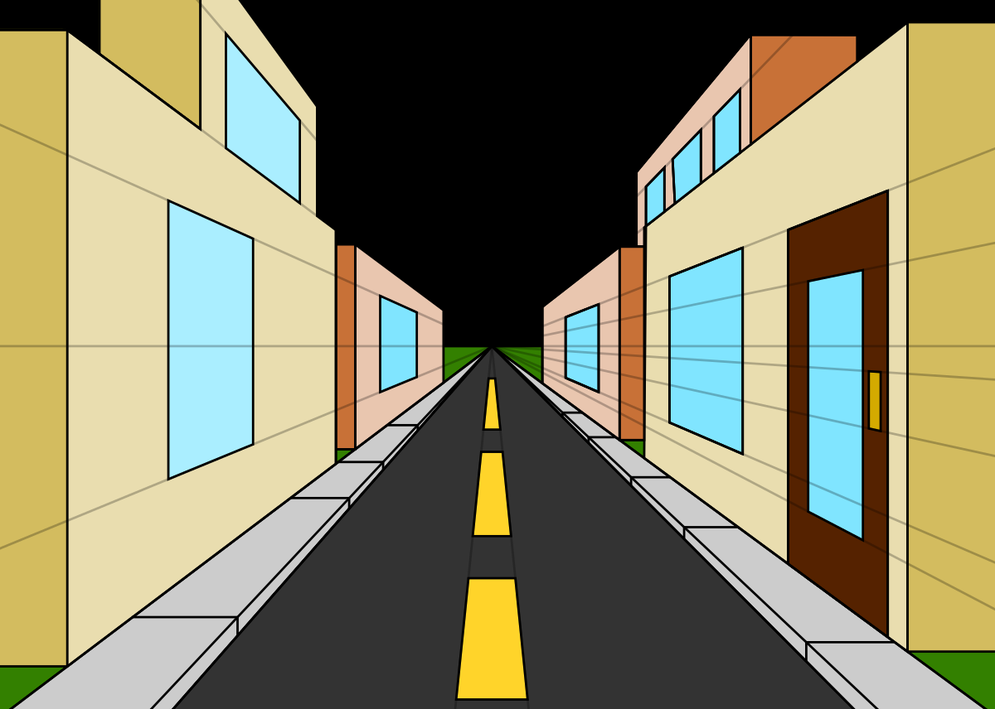
#> input picture vanishing.png, 995 x 709 px, shrunk from 1200 x 856 before the run
$ python harris_corner_detector.py
#> lines starting #> are read from the running program, lines starting #| are printed output that depends on the picture; after the words box and inside, x2 and y2 are one past the last pixel; in counts of white or black regions, pixels touching at a corner belong together
#> further down, img is the input picture: shape (709, 995, 3); mean B, G, R 103.3, 132, 135.2
import cv2
from skimage.color import rgb2gray
from scipy import signal
import numpy as np


def harris_corner_detection(image):
    corners = []
    image_gray = rgb2gray(image)
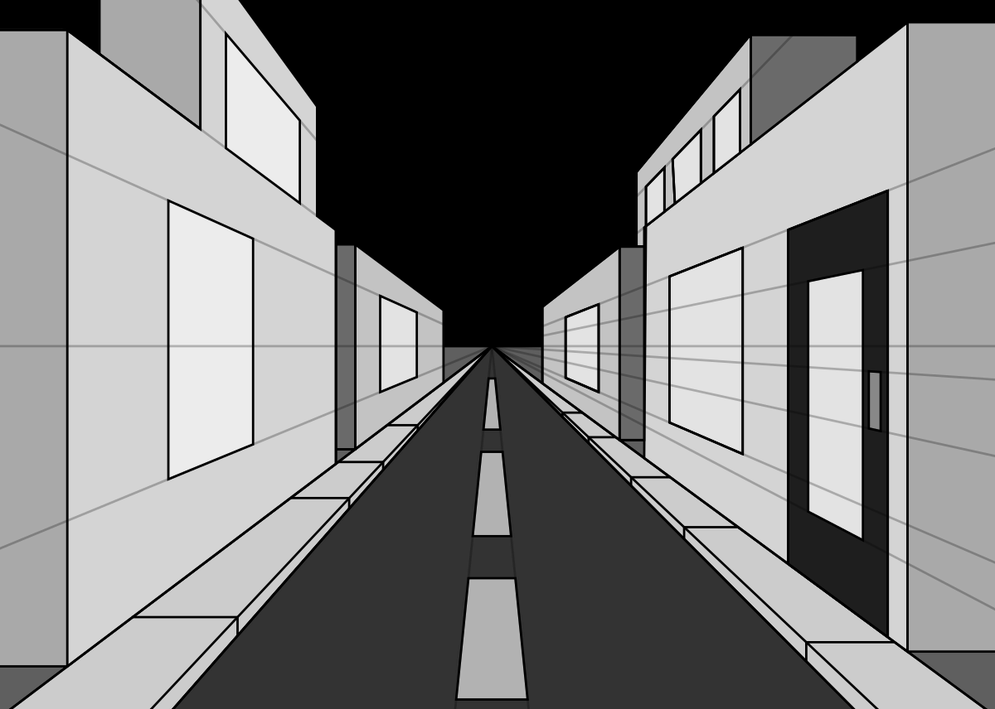
#> image_gray: shape (709, 995) float64; min 0, max 0.981, mean 0.495
    image_smooth = signal.convolve2d(image_gray, np.array([[-1, -1, -1],
                                                           [-1, 32, -1],
                                                           [-1, -1, -1]]), mode='same')
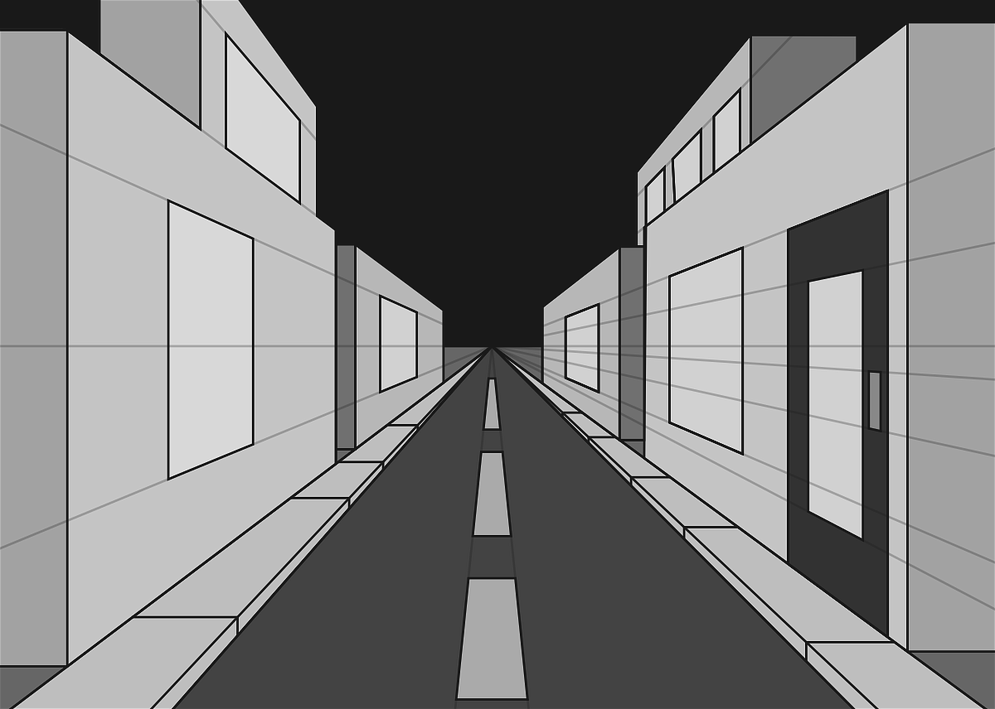
#> image_smooth: shape (709, 995) float64; min -3.02, max 26.73, mean 11.9; drawn with min black and max white
    # Sobel_X filter
    Ix = signal.convolve2d(image_smooth, np.array([[-1, 0, 1],
                                                   [-2, 0, 2],
                                                   [-1, 0, 1]]), mode='same')
    # Sobel_Y filter
    Iy = signal.convolve2d(image_smooth, np.array([[1, 2, 1],
                                                   [0, 0, 0],
                                                   [-1, -2, -1]]), mode='same')
    Ixx = Ix ** 2
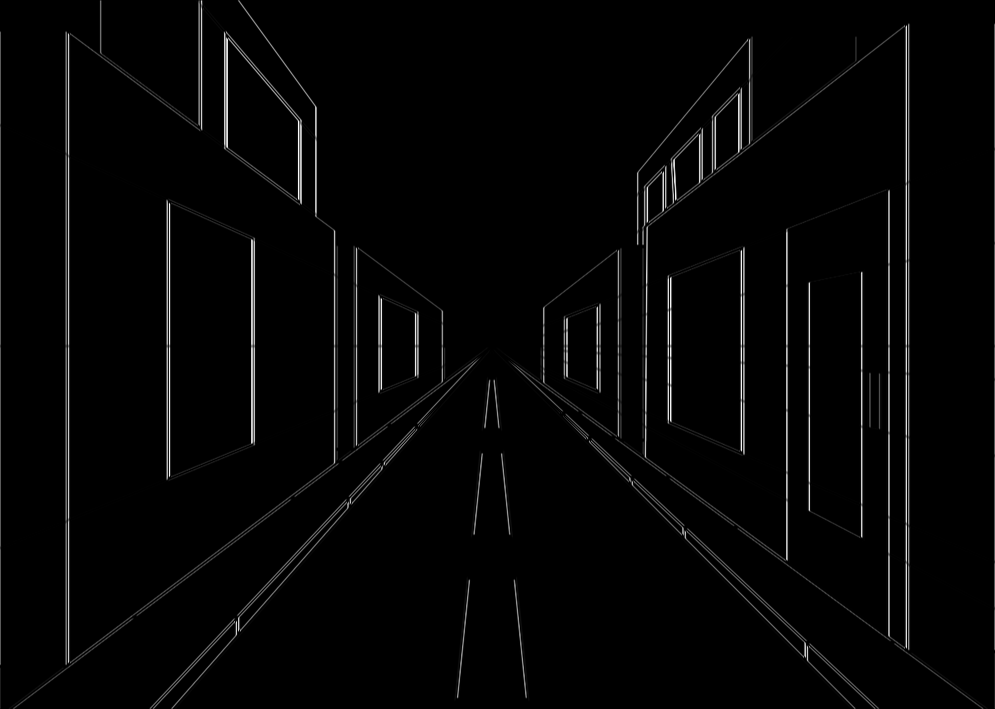
#> Ixx: shape (709, 995) float64; min 0, max 11452.6, mean 223.2; drawn with min black and max white
    Ixy = Iy * Ix
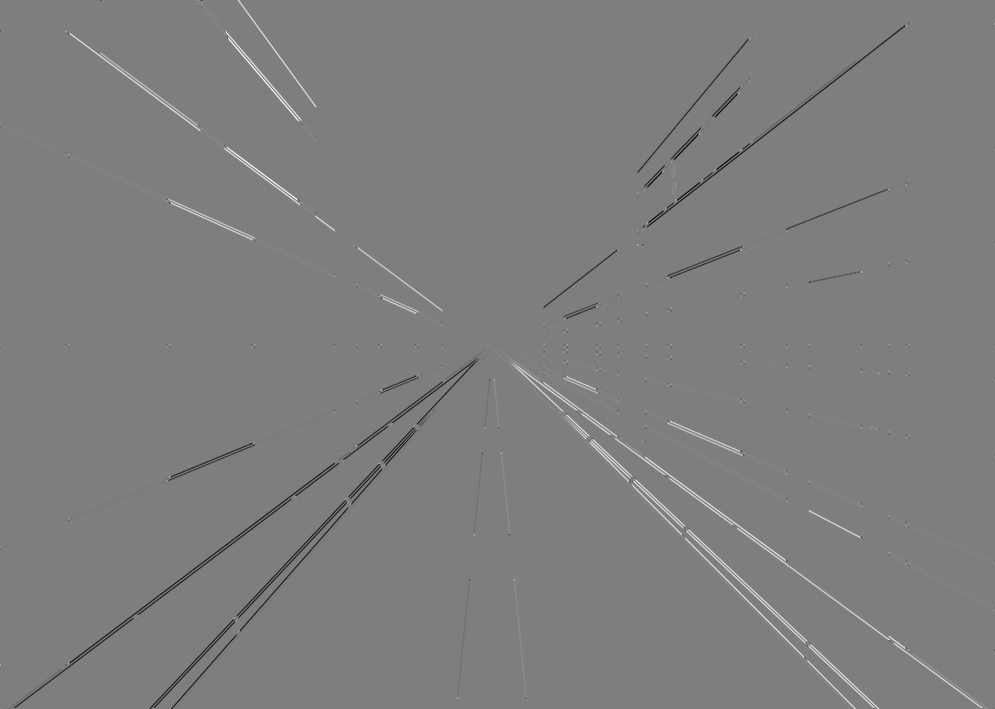
#> Ixy: shape (709, 995) float64; min -5998.7, max 6063.3, mean -0.2; drawn with min black and max white
    Iyy = Iy ** 2
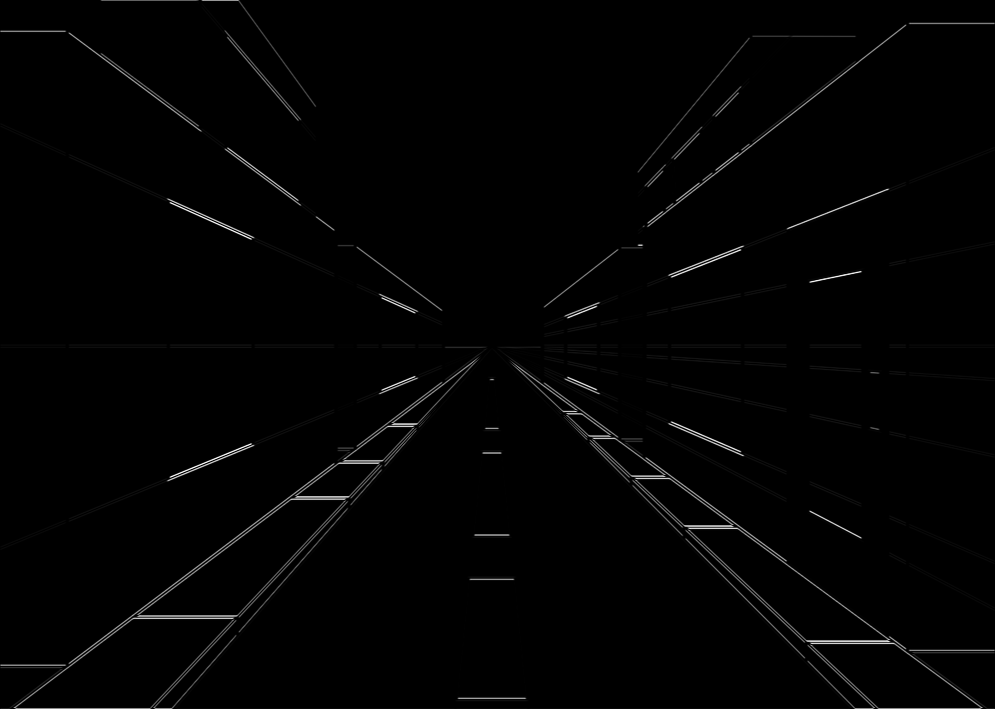
#> Iyy: shape (709, 995) float64; min 0, max 10628.3, mean 111.2; drawn with min black and max white
    for y in range(image.shape[1]-1):
        for x in range(image.shape[0]-1):
            Sxx = np.sum(Ixx[x:x + 2, y:y + 2])
            Syy = np.sum(Iyy[x:x + 2, y:y + 2])
            Sxy = np.sum(Ixy[x:x + 2, y:y + 2])
            det = (Sxx * Syy) - (Sxy ** 2)
            trace = Sxx + Syy
            min_eigenvalue = det/trace
            # set the threshold for the minimum eigenvalue as high as 200 for detect only the sharpest corners
            if min_eigenvalue > 300:
                corners.append((x, y))
#> after the loop, corners = 2222 pairs, first value 0 to 707, second value 0 to 993
    return corners


if __name__ == '__main__':
    img = cv2.imread('vanishing.png')
    cv2.imshow('original image', img)
    corners = harris_corner_detection(img)
    for x, y in corners:
        img[x, y] = (0, 255, 0)
#> this loop made 2222 passes
#> (x, y) on passes 1 to 3: (30, 0), (31, 0), (32, 0)
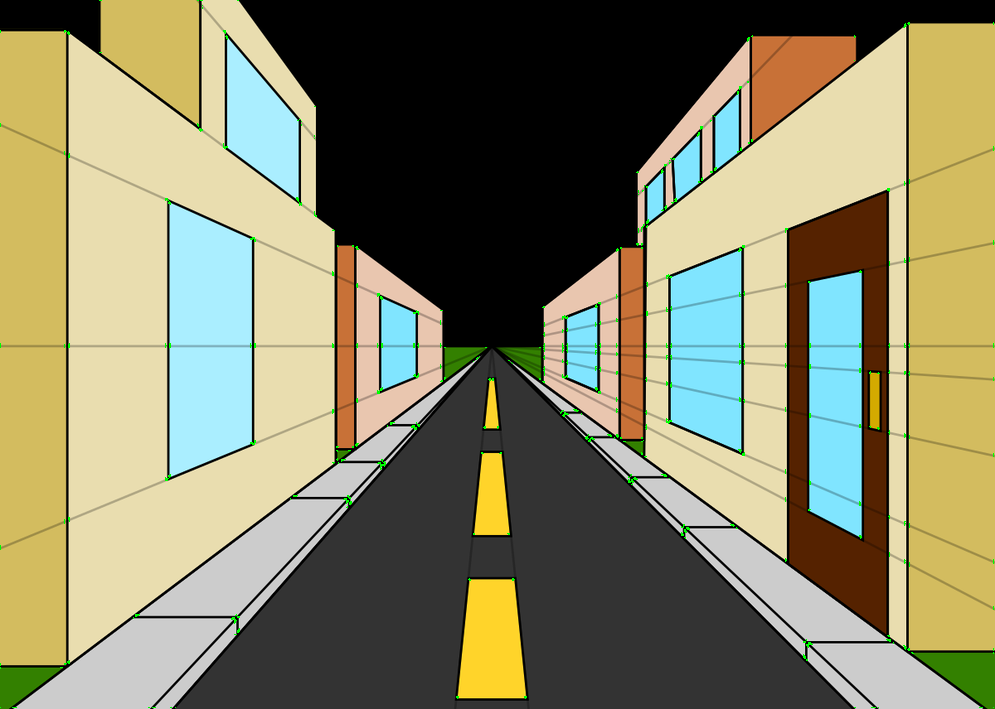
#> img: shape (709, 995, 3); 0.31% of pixels changed, all inside (x1, y1, x2, y2) = (0, 0, 994, 708)
    cv2.imshow('corner detection', img)
    cv2.waitKey(0)
    cv2.destroyAllWindows()
